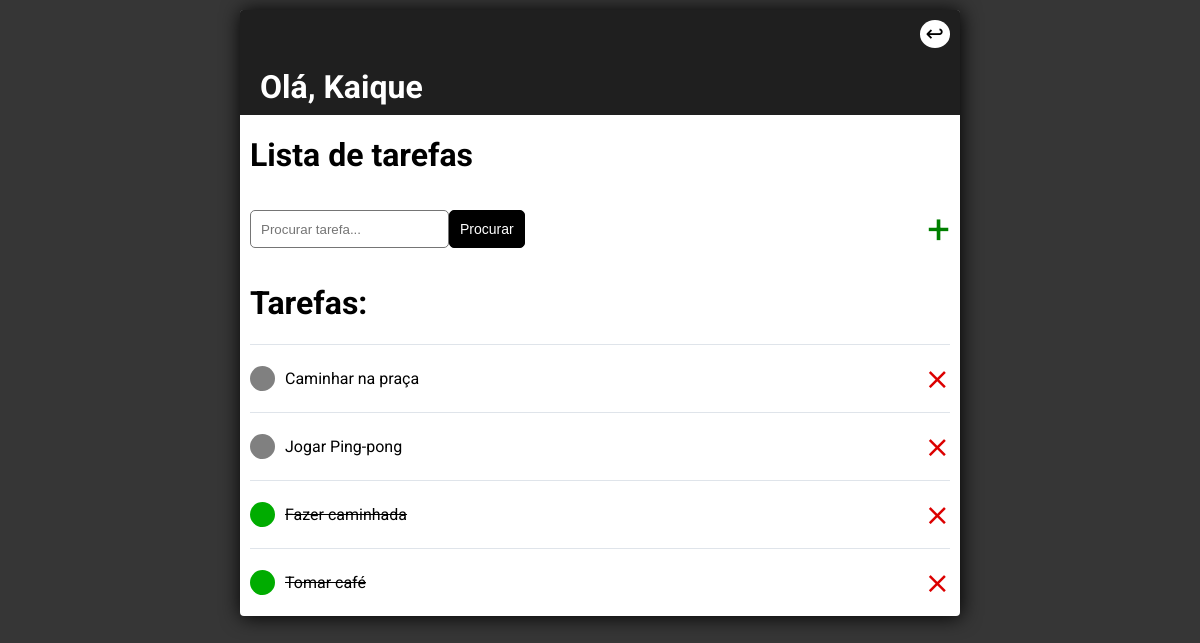
The app's page / (signed in) with its own data.
### Tarefas/models.py (models this page shows, shortened)
class Tarefas(models.Model):
    user = models.ForeignKey(User, on_delete=models.CASCADE,null=True,blank=True)
    titulo = models.CharField(max_length=110)
    descricao = models.TextField(null=True, blank=True)
    completa = models.BooleanField(default=False)
    data_de_criacao = models.DateTimeField(auto_now_add=True)
    class Meta:
        ordering = ['completa']

### Tarefas/views.py (the view)
# urls.py: path('', TarefasList.as_view(), name='listatarefa'),
class TarefasList(LoginRequiredMixin,ListView):
    model = Tarefas
    context_object_name = 'Tarefas'
    template_name = 'Tarefas/tarefas_list.html'
    def get_context_data(self, **kwargs):
        context = super().get_context_data(**kwargs)
        context['Tarefas'] = context['Tarefas'].filter(user=self.request.user)
        context['Count'] = context['Tarefas'].filter(completa=False).count()
        procura_input = self.request.GET.get("area-de-procura") or ''
        if procura_input:
            context['Tarefas'] = context['Tarefas'].filter(titulo__istartswith=procura_input)
        context['procura_input'] = procura_input
        return context

### Tarefas/templates/Tarefas/tarefas_list.html
{% extends 'Tarefas/main.html' %}
{% block content %}
<div class="container">
     <div class="header-bar">
            <div>
                {%if request.user.is_authenticated %}
                <p class="logout"><a href="{% url 'logout' %}"><button class="exitbutton">&#8617;</button></a></p>
            {% else %}
                <p><a href="{% url 'login' %}">Login</a></p>
            {% endif %}
                <h1 class="title">Olá, {{request.user|title}}</h1>
            </div>
        </div>     <h1>Lista de tarefas</h1>
                 <div class="barra-pesquisa-home">
                    <form method="GET" style="display: flex;" >
                            <input type="text" name="area-de-procura" value="{{procura_input}}" placeholder="Procurar tarefa...">
                            <input class="button" type="submit" value="Procurar" >
                    </form>
                    <div class="add-tarefa">
                        <a class="add-tarefa-link" href="{% url 'criartarefa' %}">&#43;</a>
                    </div>
                </div>
                <h1>Tarefas: </h1>
        <div class="Tarefalist">
                {% for t in Tarefas %}
                    <div class="div-tarefas">
                        {% if t.completa %}
                        <div class="titulo-tarefa">
                            <div class="tarefa-completa"></div>
                            <p><a href="{% url 'editartarefa' t.pk %}"><s>{{t.titulo}}</s></a></p>
                        </div>
                            <p><a class="deletebutton" href="{% url 'apagartarefa' t.pk %}">&#10799;</a></p>
                        {% else %}
                            <div class="titulo-tarefa"><div class="tarefa-incompleta"></div>
                            <p><a href="{% url 'editartarefa' t.pk %}">{{t.titulo}}</a></p></div>
                            <p><a class="deletebutton" href="{% url 'apagartarefa' t.pk %}">&#10799;</a></p>
                        {% endif %}
                     </div>
                        {% empty %}
                        <div>
                            <p>Não há tarefas...</p>
                        </div>
                        {% endfor %}
        </div>
</div>
{% endblock %}

### Tarefas/static/Tarefas/style.css (style rules this page uses)
.body { font-family: 'Roboto', sans-serif; background-color: #363636; margin-top: 10px; }
.container { width: 60vw; color: rgb(0, 0, 0); margin: auto; background-color: rgb(255, 255, 255); border-radius: 4px; box-shadow: black 1px 1px 20px 0px; }
h1 { padding-left: 10px; }
.button { border: 1px solid #000000; background-color: rgb(0, 0, 0); color: #ffffff; padding: 10px; font-size: 14px; border-radius: 5px; cursor: pointer; text-decoration: none; }
input[type=text], input[type=password], textarea { border: 1px solid #757575; border-radius: 5px; padding: 10px; width: 90%; }
.barra-pesquisa-home { display: flex; padding: 5px; flex-wrap: wrap; flex-direction: row; padding: 10px; align-items: center; justify-content: space-between; align-content: stretch; }
.add-tarefa { font-size: 40px; color: green; text-decoration: none; }
.add-tarefa-link { color: green; }
.div-tarefas { display: flex; align-items: center; justify-content: space-between; background-color: #fff; border-top: 1px solid #dfe4ea; overflow: hidden; }
.titulo-tarefa { display: flex; align-items: center; }
.tarefa-completa { margin-right: 10px; border-radius: 50%; height: 25px; width: 25px; background-color: rgb(0, 172, 0); }
.tarefa-incompleta { border-radius: 50%; background-color: grey; height: 25px; width: 25px; margin-right: 10px; }
a { text-decoration: none; color: rgb(0, 0, 0); }
.logout { margin: 0; padding: 10px; text-align: end; }
.title { color: white; margin:10px; }
.header-bar { border-top-left-radius: 3px; border-top-right-radius: 3px; color: white; height: 105px; background-color: #1F1F1F; }
.Tarefalist { padding: 0px; display: flex; flex-direction: column; height: fit-content; margin: 10px; }
.exitbutton { border-radius: 50%; background-color: white; font-size: 22px; color:black; border-style: none; }
.deletebutton { color: rgb(220, 0, 0); text-decoration: none; font-size: 30px; }

### records on screen
Tarefas: titulo "Caminhar na praça"
Tarefas: titulo "Jogar Ping-pong"
Tarefas: titulo "Fazer caminhada"
Tarefas: titulo "Tomar café"

### other values on screen
{{ request.user|title }} "Kaique"
